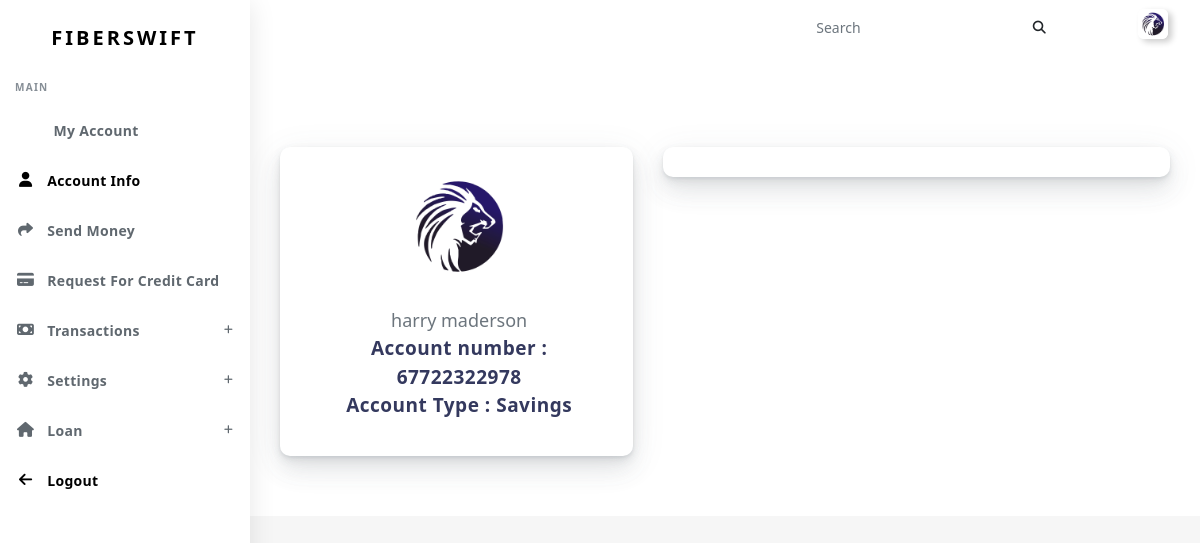
The app's page /transaction/deposit/ (signed in) with its own data.
### Users/models.py (models this page shows, shortened)
class User(AbstractUser) :
    def get_path(instance,filename) :
        filename = "{}.{}".format(instance.username,filename.split('.')[1])
        return "users/{}/passport/{}".format(instance.username,filename)
    def get_account_number() :
        PREFIX = "67"
        number = random.randrange(10000000,999999999)
        number = PREFIX + str(number)
        if User.objects.filter(account_number  = number).exists() :
            self.get_account_number()
        return number
    ACCOUNT_TYPE = (('Savings','SAVINGS'),('Current','CURRENT'))
    name = models.CharField(max_length=60,blank = True,null = False)
    email_verified = models.BooleanField(default=False,blank = True)
    phone_number = models.CharField(max_length = 30,blank = False,null = False)
    phone_number_verified = models.BooleanField(default=False,blank = True)
    occupation = models.CharField(max_length=30)
    date_of_birth = models.DateField(verbose_name="D.O.B",null = True)
    country = models.ForeignKey(Country,on_delete= models.SET_NULL,null = True,blank = True,related_name='users')
    address = models.TextField(null = True)
    account_number  = models.CharField(default=get_account_number,editable=False,null = False,max_length=14,unique=True,blank = True)
    account_type = models.CharField(default="SAVINGS",max_length=10,choices = ACCOUNT_TYPE)
    passport = models.FileField(upload_to = get_path,null = True)
    is_activated = models.BooleanField(default = False,blank = False,null = False)
    date_activated = models.DateTimeField(null = True,blank = True)
    is_blocked = models.BooleanField(default = False)
    block_reason = models.TextField(blank=True,null=True)
    def __str__(self)  :
        st = "{} {}".format(self.first_name,self.last_name)
        if not len(st) > 1 : st = self.username
        return st

### wallet/deposit.py (the view, shortened to what this page needs)
# urls.py: path('deposit/',Deposit.as_view(),name='deposit'),
class Deposit(LoginRequiredMixin,View) :
    template_name = 'deposit.html'
    def get(self,request,*args,**kwargs) :
        return render(request,self.template_name,{})

### core/context.py (called while the page is built)
def core(request) :
    context = {
        'site_name' : "Credo Capital Bank",
        'site_name_short' : "Credo Capital"
    }
    return context

### templates/dashboard/deposit.html (shortened to what this page needs)
{% extends 'dashboard-base.html' %}
{% load static %}
{% load i18n %}
{% load crispy_forms_tags %}
{% block content %}
      <div class="main-content">
        <section class="section">
            <div class="section-body">
                <div class="row mt-sm-4">
                    <div class="col-12 col-md-12 col-lg-5">
                        <div class="card author-box">
                            <div class="card-body">
                                <div class="author-box-center">
                                  {% if user.passport %}
                                    <img style="width:40%;height:40%" alt="image" src="{{user.passport.url}}">
                                  {% else %}
                                  <img style="width:40%;height:40%" alt="image" src="{% static 'dashboard/img/users/user-1.png' %}">
                                  {% endif %}
                                    <div class="clearfix"></div><br>
                                        <div class="author-box-name">
                                           {{user}}
                                        </div>
                                        <div class="author-box-job" style="font-size:19px">
                                          Account number : <b>{{user.account_number}}</b><br>
                                          Account Type : <b>{{user.account_type}}</b>
                                        </div>
                                    </div>
                            </div>
                        </div>
                    </div>
              <div class="col-12 col-md-12 col-lg-7">
                    <div class="card">
                          </div>
              </div>
            </div>
          </div>
        </section>
        </div>
        {% endblock %}

### templates/dashboard/dashboard-base.html (shortened to what this page needs)
{% load static %}
{% load i18n %}
<!DOCTYPE html>
<html lang="en">
<head>
  <link rel="stylesheet" href="{% static 'dashboard/css/app.min.css' %}">
  <link rel="stylesheet" href="{% static 'dashboard/bundles/prism/prism.css' %}">
  <link rel="stylesheet" href="{% static 'dashboard/css/style.css' %}">
  <link rel="stylesheet" href="{% static 'dashboard/css/components.css' %}">
  <link rel="stylesheet" href="{% static 'dashboard/css/custom.css' %}">
  <link href="{% static 'socials/alita/css/materialdesignicons.min.css' %}" rel="stylesheet">
  <link href="{% static 'socials/alita/css/fontawesome.css' %}" rel="stylesheet">
</head>
<body>
  <div id="app" style="background-color: white">
    <div class="main-wrapper main-wrapper-1">
      <div class="navbar-bg"></div>
      <nav class="navbar navbar-expand-lg main-navbar sticky">
        <div class="form-inline mr-auto">
          <ul class="navbar-nav mr-3">
            <li><a href="#" data-toggle="sidebar" class="nav-link nav-link-lg
									collapse-btn"> </a></li>
            <li><a href="#" class="nav-link nav-link-lg fullscreen-btn">
              </a></li>
          </ul>
        </div>
        <ul class="navbar-nav navbar-right">
            <li>
                <form class="form-inline mr-auto">
                  <div class="search-element">
                    <input class="form-control" type="search" placeholder="Search" aria-label="Search" data-width="200">
                    <button class="btn" type="submit">
                      <i class="fas fa-search"></i>
                    </button>
                  </div>
                </form>
              </li>
              <li class="dropdown dropdown-list-toggle"><a href="#" data-toggle="dropdown"
                class="nav-link notification-toggle nav-link-lg"><i data-feather="bell" class="bell"></i>
              </a>
            </li>
          <li class="dropdown"><a href="#" data-toggle="dropdown"
              class="nav-link dropdown-toggle nav-link-lg nav-link-user">
              {% if user.passport %}
              <img alt="image" src="{{user.passport.url}}" class="user-img-radious-style">
              {% else %}
              <img alt="image" src="{% static 'dashboard/img/users/user-1.png' %}" class="user-img-radious-style">
              {% endif %}
                 </a>
          </li>
        </ul>
      </nav>
      <div class="main-sidebar sidebar-style-2">
        <aside id="sidebar-wrapper">
          <div class="sidebar-brand">
            <a href="index.html">
               <span
                class="logo-name">{{user.username}}</span>
            </a>
          </div>
          <ul class="sidebar-menu">
            <li class="menu-header">Main</li>
            <li class="nav-item">
              <a style="padding-left:20px" href="{% url 'dashboard' %}" class="nav-link"><span>My Account</span></a>
            </li>
            <li  class="nav-item">
                <a style="color:black;padding-left:10px" href="{% url 'profile' %}" class="nav-link"><i class="fas fa-user"></i><span>Account Info</span></a>
            </li>
            <li class="nav-item">
              <a style="padding-left:10px" class="nav-link" href="{% url 'transfer' %}"><i class="fas fa-share"></i><span>Send Money</span></a>
            </li>
            <li class="nav-item">
                <a style="padding-left:10px" class="nav-link" href="{% url 'credit-card-request' %}"><i class="fas fa-credit-card"></i><span>Request For Credit Card</span></a>
            </li>
            <li class="dropdown" style="padding-left:0px">
                <a style="padding-left:10px" href="#" class="menu-toggle nav-link has-dropdown"><i class="fas fa-money-bill"></i><span>Transactions</span></a>
            </li>
        <li class="dropdown" style="padding-left:0px">
            <a style="padding-left:10px" href="#" class="menu-toggle nav-link has-dropdown"><i class="fas fa-cog"></i><span>Settings</span></a>
        </li>
        <li class="dropdown" style="padding-left:0px">
            <a style="padding-left:10px" href="#" class="menu-toggle nav-link has-dropdown"><i class="fas fa-home"></i><span>Loan</span></a>
        </li>
        <li  class="nav-item">
          <a style="color:black;padding-left:10px" href="{% url 'logout' %}" class="nav-link"><i class="fas fa-arrow-left"></i><span>Logout</span></a>
      </li>
          </ul>
        </aside>
      </div>
       <div style="padding-bottom:30px">
      {% block content %}{% endblock %}
      </div>
</body>
</html>

### records on screen
User: passport (picture), username "FIBERSWIFT", first_name+last_name "harry maderson", account_number "67722322978", account_type "Savings"
